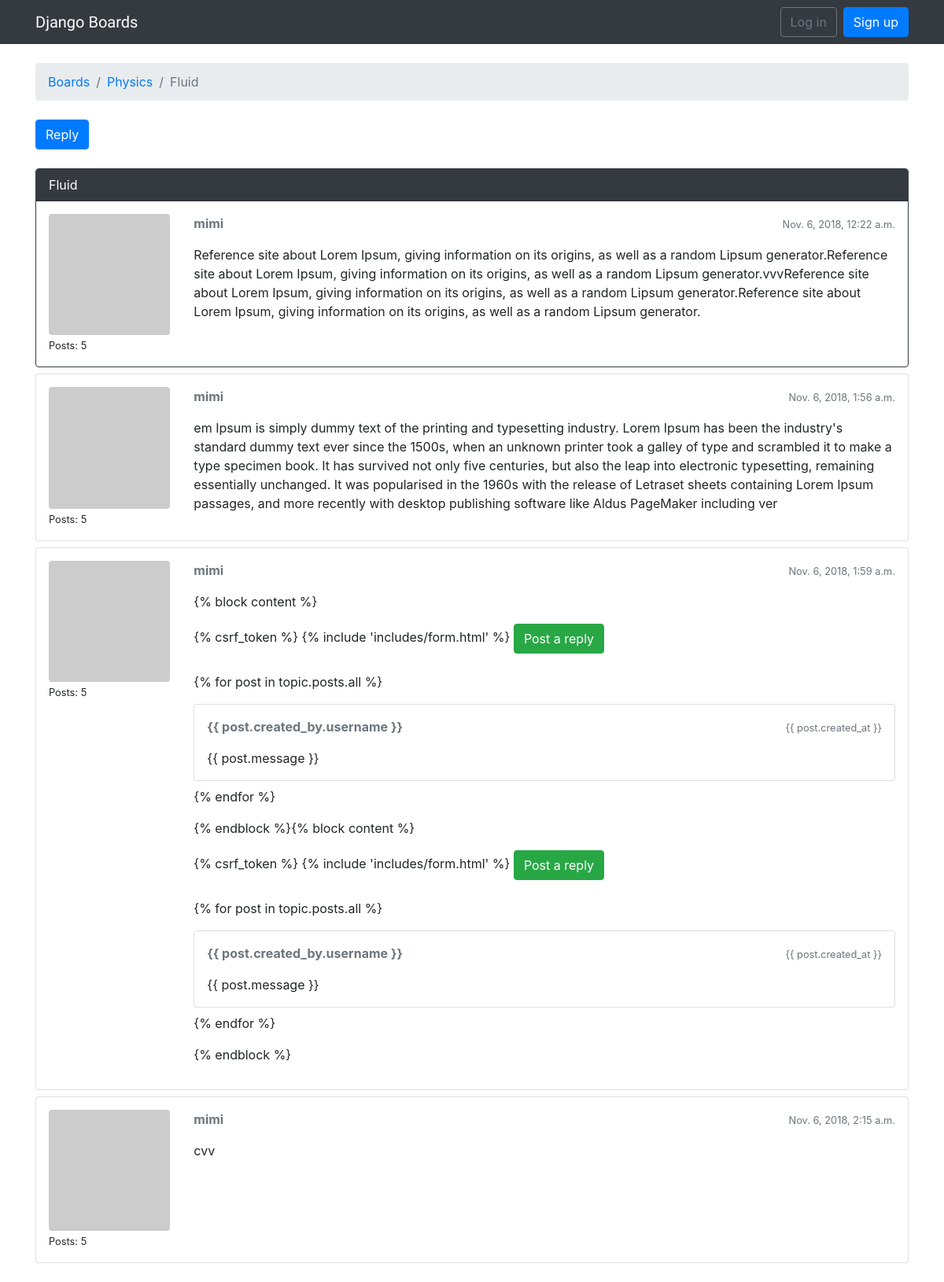
The page /boards/1/topics/1/ on the database its author committed.
### boards/models.py (models this page shows, shortened)
class Topic(models.Model):
    subject = models.CharField(max_length=255)
    last_updated = models.DateTimeField(auto_now_add=True)
    board = models.ForeignKey(Board, related_name='topics')
    starter = models.ForeignKey(User, related_name='topics')
    views = models.PositiveIntegerField(default=0)

class Board(models.Model):
    name = models.CharField(max_length=30, unique=True)
    description = models.CharField(max_length=100)

class Post(models.Model):
    message = models.TextField(max_length=4000)
    topic = models.ForeignKey(Topic, related_name='posts')
    created_at = models.DateTimeField(auto_now_add=True)
    updated_at = models.DateTimeField(null=True)
    created_by = models.ForeignKey(User, related_name='posts')
    updated_by = models.ForeignKey(User, null=True, related_name='+')
    def get_message_as_markdown(self):
        return mark_safe(markdown(self.message, safe_mode='escape'))

### boards/views.py (the view)
# urls.py: url(r'^boards/(?P<pk>\d+)/topics/(?P<topic_pk>\d+)/$', views.PostListView.as_view(), name='topic_posts'),
class PostListView(ListView):
    model = Post
    context_object_name = 'posts'
    template_name = 'topic_posts.html'
    paginate_by = 20
    def get_context_data(self, **kwargs):
        session_key = 'viewed_topic_{}'.format(self.topic.pk)
        if not self.request.session.get(session_key, False):
            self.topic.views += 1
            self.topic.save()
            self.request.session[session_key] = True
        kwargs['topic'] = self.topic
        return super().get_context_data(**kwargs)
    def get_queryset(self):
        self.topic = get_object_or_404(Topic, board__pk=self.kwargs.get('pk'), pk=self.kwargs.get('topic_pk'))
        queryset = self.topic.posts.order_by('created_at')
        return queryset

### boards/templatetags/gravatar.py (called while the page is built)
@register.filter
def gravatar(user):
    email = user.email.lower().encode('utf-8')
    default = 'mm'
    size = 256
    url = 'https://www.gravatar.com/avatar/{md5}?{params}'.format(
        md5=hashlib.md5(email).hexdigest(),
        params=urlencode({'d': default, 's': str(size)})
    )
    return url

### templates/topic_posts.html (shortened to what this page needs)
{% extends 'base.html' %}
{% load gravatar %}
{% block breadcrumb %}
  <li class="breadcrumb-item"><a href="{% url 'home' %}">Boards</a></li>
  <li class="breadcrumb-item"><a href="{% url 'board_topics' topic.board.pk %}">{{ topic.board.name }}</a></li>
  <li class="breadcrumb-item active">{{ topic.subject }}</li>
{% endblock %}
{% block content %}
  <div class="mb-4">
    <a href="{% url 'reply_topic' topic.board.pk topic.pk %}" class="btn btn-primary" role="button">Reply</a>
  </div>
  {% for post in posts %}
    <div id="{{ post.pk }}" class="card {% if forloop.last %}mb-4{% else %}mb-2{% endif %} {% if forloop.first %}border-dark{% endif %}">
      {% if forloop.first %}
        <div class="card-header text-white bg-dark py-2 px-3">{{ topic.subject }}</div>
      {% endif %}
      <div class="card-body p-3">
        <div class="row">
          <div class="col-2">
            <img src="{{ post.created_by|gravatar }}" alt="{{ post.created_by.username }}" class="w-100 rounded">
            <small>Posts: {{ post.created_by.posts.count }}</small>
          </div>
          <div class="col-10">
            <div class="row mb-3">
              <div class="col-6">
                <strong class="text-muted">{{ post.created_by.username }}</strong>
              </div>
              <div class="col-6 text-right">
                <small class="text-muted">{{ post.created_at }}</small>
              </div>
            </div>
            {{ post.get_message_as_markdown }}
          </div>
        </div>
      </div>
    </div>
  {% endfor %}
{% endblock %}

### templates/base.html (shortened to what this page needs)
{% load static %}<!DOCTYPE html>
<html>
  <head>
    <link rel="stylesheet" href="{% static 'css/bootstrap.min.css' %}">
    <link rel="stylesheet" href="{% static 'css/app.css' %}">
  </head>
  <body>
    {% block body %}
      <nav class="navbar navbar-expand-sm navbar-dark bg-dark">
        <div class="container">
          <a class="navbar-brand" href="{% url 'home' %}">Django Boards</a>
          <div class="collapse navbar-collapse" id="mainMenu">
            {% if user.is_authenticated %}
              <ul class="navbar-nav ml-auto">
                <li class="nav-item dropdown">
                  <a class="nav-link dropdown-toggle" href="#" id="userMenu" data-toggle="dropdown" aria-haspopup="true" aria-expanded="false">
                    {{ user.username }}
                  </a>
                  <div class="dropdown-menu dropdown-menu-right" aria-labelledby="userMenu">
                    <a class="dropdown-item" href="{% url 'my_account' %}">My account</a>
                    <a class="dropdown-item" href="{% url 'password_change' %}">Change password</a>
                    <div class="dropdown-divider"></div>
                    <a class="dropdown-item" href="{% url 'logout' %}">Log out</a>
                  </div>
                </li>
              </ul>
            {% else %}
              <form class="form-inline ml-auto">
                <a href="{% url 'login' %}" class="btn btn-outline-secondary">Log in</a>
                <a href="{% url 'signup' %}" class="btn btn-primary ml-2">Sign up</a>
              </form>
            {% endif %}
          </div>
        </div>
      </nav>
      <div class="container">
        <ol class="breadcrumb my-4">
          {% block breadcrumb %}
          {% endblock %}
        </ol>
        {% block content %}
        {% endblock %}
      </div>
    {% endblock body %}
  </body>
</html>

### static/css/app.css (style rules this page uses)
.navbar-brand { font-family: 'Peralta', cursive; }

### rows shown on the page
Topic: board.name "Physics", subject "Fluid"
Post: created_by.posts.count "5", created_by.username "mimi", created_at "Nov. 6, 2018, 12:22 a.m.", get_message_as_markdown "Reference site about Lorem Ipsum, giving information on its origins, as well as a random Lipsum generator.Reference site about Lorem Ipsum, giving information on its origins, as well as a random Lipsum generator.vvvReference site about Lorem Ipsum, giving information on its origins, as well as a random Lipsum generator.Reference site about Lorem Ipsum, giving information on its origins, as well as a random Lipsum generator."
Post: created_by.posts.count "5", created_by.username "mimi", created_at "Nov. 6, 2018, 1:56 a.m.", get_message_as_markdown "em Ipsum is simply dummy text of the printing and typesetting industry. Lorem Ipsum has been the industry's standard dummy text ever since the 1500s, when an unknown printer took a galley of type and scrambled it to make a type specimen book. It has survived not only five centuries, but also the leap into electronic typesetting, remaining essentially unchanged. It was popularised in the 1960s with the release of Letraset sheets containing Lorem Ipsum passages, and more recently with desktop publishing software like Aldus PageMaker including ver"
Post: created_by.posts.count "5", created_by.username "mimi", created_at "Nov. 6, 2018, 1:59 a.m.", get_message_as_markdown "{% block content %} {% csrf_token %} {% include 'includes/form.html' %} Post a reply {% for post in topic.posts.all %} {{ post.created_by.username }} {{ post.created_at }} {{ post.message }} {% endfor %} {% endblock %}{% block content %} {% csrf_token %} {% include 'includes/form.html' %} Post a reply {% for post in topic.posts.all %} {{ post.created_by.username }} {{ post.created_at }} {{ post.message }} {% endfor %} {% endblock %}"
Post: created_by.posts.count "5", created_by.username "mimi", created_at "Nov. 6, 2018, 2:15 a.m.", get_message_as_markdown "cvv"
